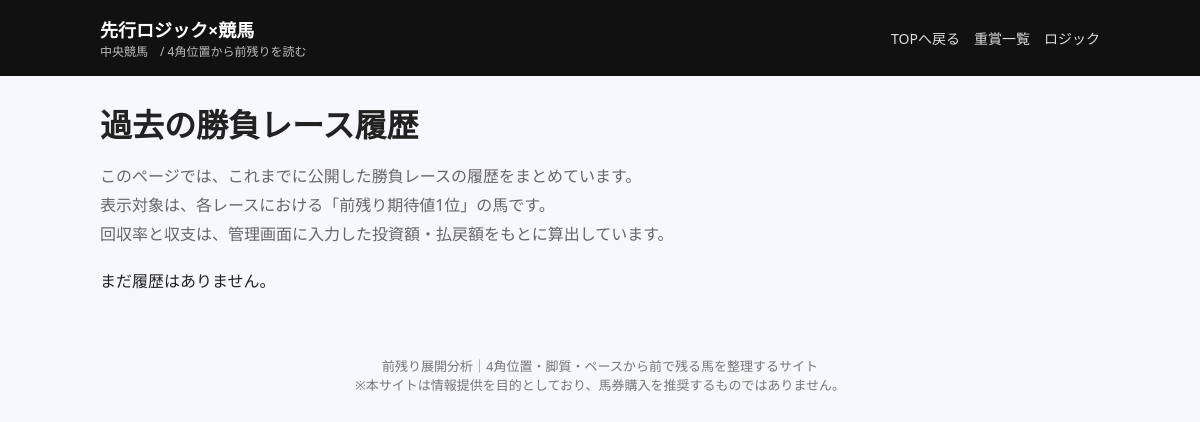
Before: /races/ with the older database file.
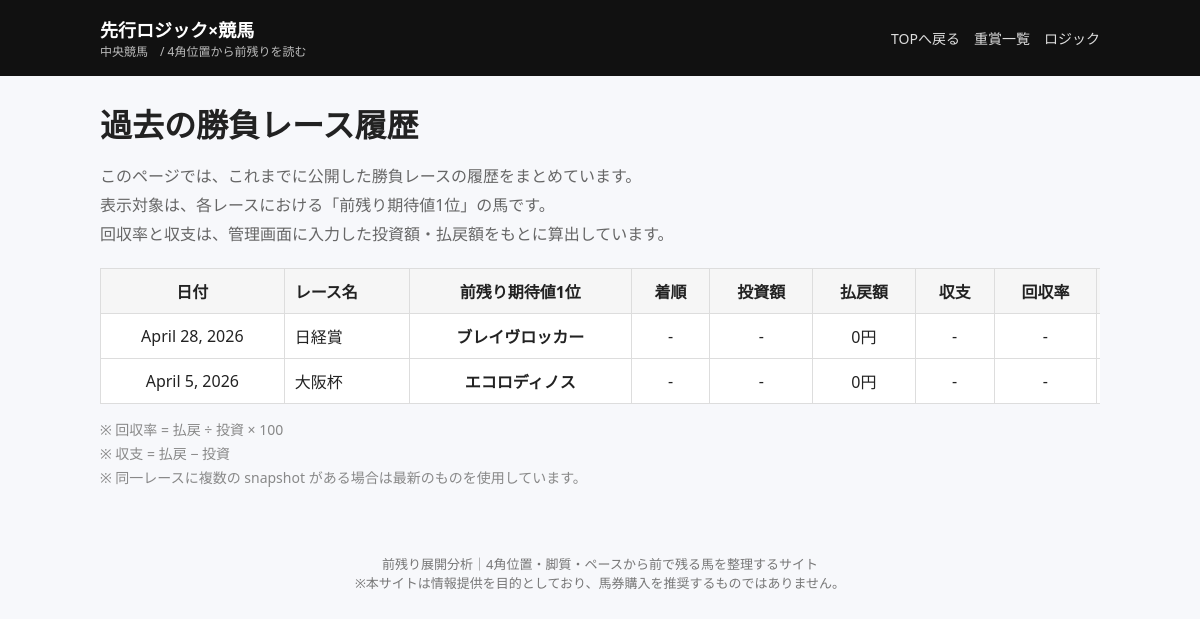
After: the same page with the newer database file.
### keibaapp_1/models.py (models this page shows, shortened)
class Race(models.Model):
    GRADE_CHOICES = [("G1", "G1"), ("G2", "G2"), ("G3", "G3")]
    name = models.CharField(max_length=100)
    race_date = models.DateField()
    course = models.CharField(max_length=100)  # 例：東京 ダ1600
    grade = models.CharField(max_length=2, choices=GRADE_CHOICES)
    track_condition = models.CharField(max_length=10, blank=True, default="")  # 良/稍/重/不
    pace = models.CharField(max_length=1, blank=True, default="")  # S/M/H
    pace_comment = models.CharField(max_length=100, blank=True, default="")
    is_featured_this_week = models.BooleanField(default=False)
    created_at = models.DateTimeField(auto_now_add=True)

class EntryAnalysisSnapshot(models.Model):
    RUN_STYLE_CHOICES = [
        ("NIGE", "逃げ"),
        ("SENKO", "先行"),
        ("KOUI", "好位"),
        ("SASHI", "差し"),
        ("OIKOMI", "追込"),
        ("UNKNOWN", "不明"),
    ]
    race_snapshot = models.ForeignKey(
        RaceAnalysisSnapshot,
        on_delete=models.CASCADE,
        related_name="entry_snapshots"
    )
    horse_entry = models.ForeignKey(
        HorseEntry,
        on_delete=models.SET_NULL,
        null=True,
        blank=True,
        related_name="analysis_snapshots"
    )
    horse_name = models.CharField(max_length=100)
    horse_number = models.PositiveIntegerField(null=True, blank=True)
    gate = models.PositiveIntegerField(null=True, blank=True)
    jockey = models.CharField(max_length=100, blank=True, default="")
    run_style = models.CharField(max_length=10, choices=RUN_STYLE_CHOICES, default="UNKNOWN")
    corner4_index = models.FloatField(null=True, blank=True)
    agari_avg_rank = models.FloatField(null=True, blank=True)
    tempo_raw = models.FloatField(default=0.0)
    tempo = models.FloatField(default=0.0)
    pseudo_win_prob = models.FloatField(default=0.0)
    value_index = models.FloatField(null=True, blank=True)
    expected_odds = models.FloatField(null=True, blank=True)
    rank_by_prob = models.PositiveIntegerField(null=True, blank=True)
    rank_by_value = models.PositiveIntegerField(null=True, blank=True)
    created_at = models.DateTimeField(auto_now_add=True)

### keibaapp_1/views.py (the view)
# urls.py: path("races/", views.races_page, name="races_page"),
def races_page(request):
    cutoff_date = date(2026, 4, 5)
    races = (
        Race.objects
        .filter(race_date__gte=cutoff_date)
        .order_by("-race_date")
    )
    data = []
    for race in races:
        snapshot = (
            RaceAnalysisSnapshot.objects
            .filter(race=race)
            .order_by("-calculated_at")
            .first()
        )
        if not snapshot:
            continue
        value1 = (
            EntryAnalysisSnapshot.objects
            .filter(race_snapshot=snapshot, rank_by_value=1)
            .select_related("result_snapshot")
            .first()
        )
        result = getattr(value1, "result_snapshot", None) if value1 else None
        bet, ret = get_race_result_amounts(snapshot)
        roi = int((ret / bet) * 100) if bet else 0
        profit = ret - bet
        data.append({
            "id": race.id,
            "name": race.name,
            "race_date": race.race_date,
            "honmei": value1.horse_name if value1 else "-",
            "rank": result.finish_position if result else None,
            "bet_amount": bet,
            "return_amount": ret,
            "profit": profit,
            "roi": roi,
        })
    return render(request, "keibaapp_1/races.html", {
        "races": data
    })

### keibaapp_1/views.py (called while the page is built)
def get_race_result_amounts(snapshot):
    race_result = getattr(snapshot, "race_result", None)
    if not race_result:
        return 0, 0
    bet = race_result.bet_amount or 0
    ret = race_result.return_amount or 0
    return bet, ret

### keibaapp_1/templates/keibaapp_1/races.html (shortened to what this page needs)
{% extends "keibaapp_1/base.html" %}
{% block content %}
<h1 style="margin-bottom:10px;">過去の勝負レース履歴</h1>
<p class="history-lead">
  このページでは、これまでに公開した勝負レースの履歴をまとめています。<br>
  表示対象は、各レースにおける「前残り期待値1位」の馬です。<br>
  回収率と収支は、管理画面に入力した投資額・払戻額をもとに算出しています。
</p>
{% if races %}
<div class="history-table-wrap">
  <table class="history-table">
    <thead>
      <tr>
        <th class="text-center">日付</th>
        <th class="text-left">レース名</th>
        <th class="text-center">前残り期待値1位</th>
        <th class="text-center">着順</th>
        <th class="text-center">投資額</th>
        <th class="text-center">払戻額</th>
        <th class="text-center">収支</th>
        <th class="text-center">回収率</th>
        <th class="text-center">リンク</th>
      </tr>
    </thead>
    <tbody>
      {% for r in races %}
      <tr>
        <td class="text-center">
          {{ r.race_date }}
        </td>
        <td class="text-left">
          {{ r.name }}
        </td>
        <td class="text-center horse-name">
          {{ r.honmei }}
        </td>
        <td class="text-center">
          {% if r.rank %}
            {{ r.rank }}着
          {% else %}
            -
          {% endif %}
        </td>
        <td class="text-center">
          {% if r.bet_amount %}
            {{ r.bet_amount }}円
          {% else %}
            -
          {% endif %}
        </td>
        <td class="text-center">
          {{ r.return_amount|default:0 }}円
        </td>
        <td class="text-center">
          {% if r.bet_amount %}
            {% if r.profit > 0 %}
              <span class="profit-plus">+{{ r.profit }}円</span>
            {% elif r.profit < 0 %}
              <span class="profit-minus">{{ r.profit }}円</span>
            {% else %}
              <span>0円</span>
            {% endif %}
          {% else %}
            -
          {% endif %}
        </td>
        <td class="text-center">
          {% if r.bet_amount %}
            {% if r.roi >= 100 %}
              <span class="roi-plus">{{ r.roi }}%</span>
            {% else %}
              <span class="roi-minus">{{ r.roi }}%</span>
            {% endif %}
          {% else %}
            -
          {% endif %}
        </td>
        <td class="text-center">
        </td>
      </tr>
      {% endfor %}
    </tbody>
  </table>
</div>
<p class="history-note">
  ※ 回収率 = 払戻 ÷ 投資 × 100<br>
  ※ 収支 = 払戻 − 投資<br>
  ※ 同一レースに複数の snapshot がある場合は最新のものを使用しています。
</p>
{% else %}
<p>まだ履歴はありません。</p>
{% endif %}
{% endblock %}

Changed rows visible on the page:
added Race: race_date "April 28, 2026", name "日経賞"
added EntryAnalysisSnapshot: honmei "ブレイヴロッカー"
added Race: race_date "April 5, 2026", name "大阪杯"
added EntryAnalysisSnapshot: honmei "エコロディノス"
Other visible differences:
text no longer shown: "まだ履歴はありません。"
text now shown: "日付 レース名 前残り期待値1位 着順 投資額 払戻額 収支 回収率 ※ 回収率 = 払戻 ÷ 投資 × 100 ※ 収支 = 払戻 − 投資 ※ 同一レースに複数の snapshot がある場合は最新のものを使用しています。"
new list line: "- - 0 円 - -"
